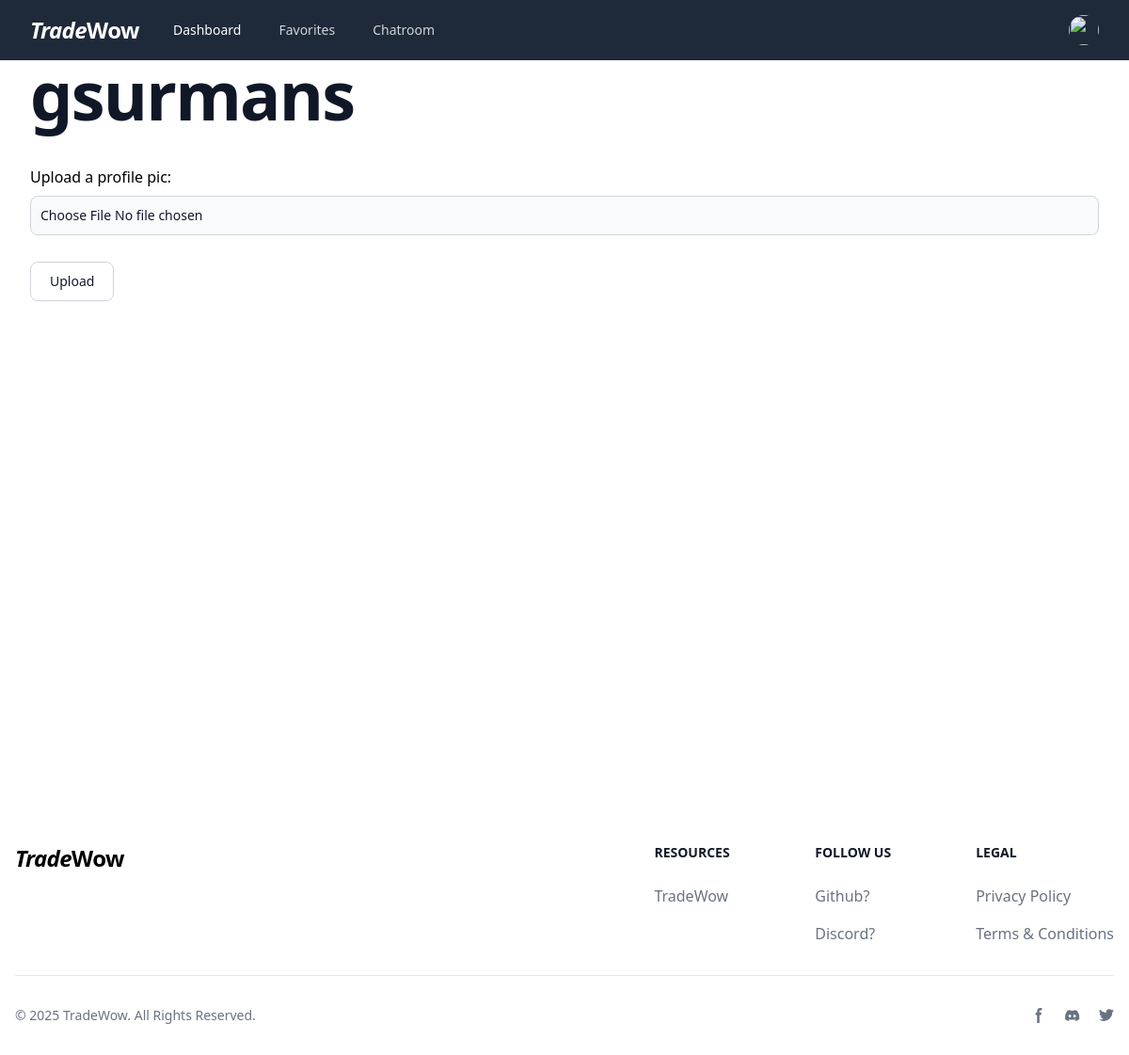
The app's page /profile (signed in), older data.
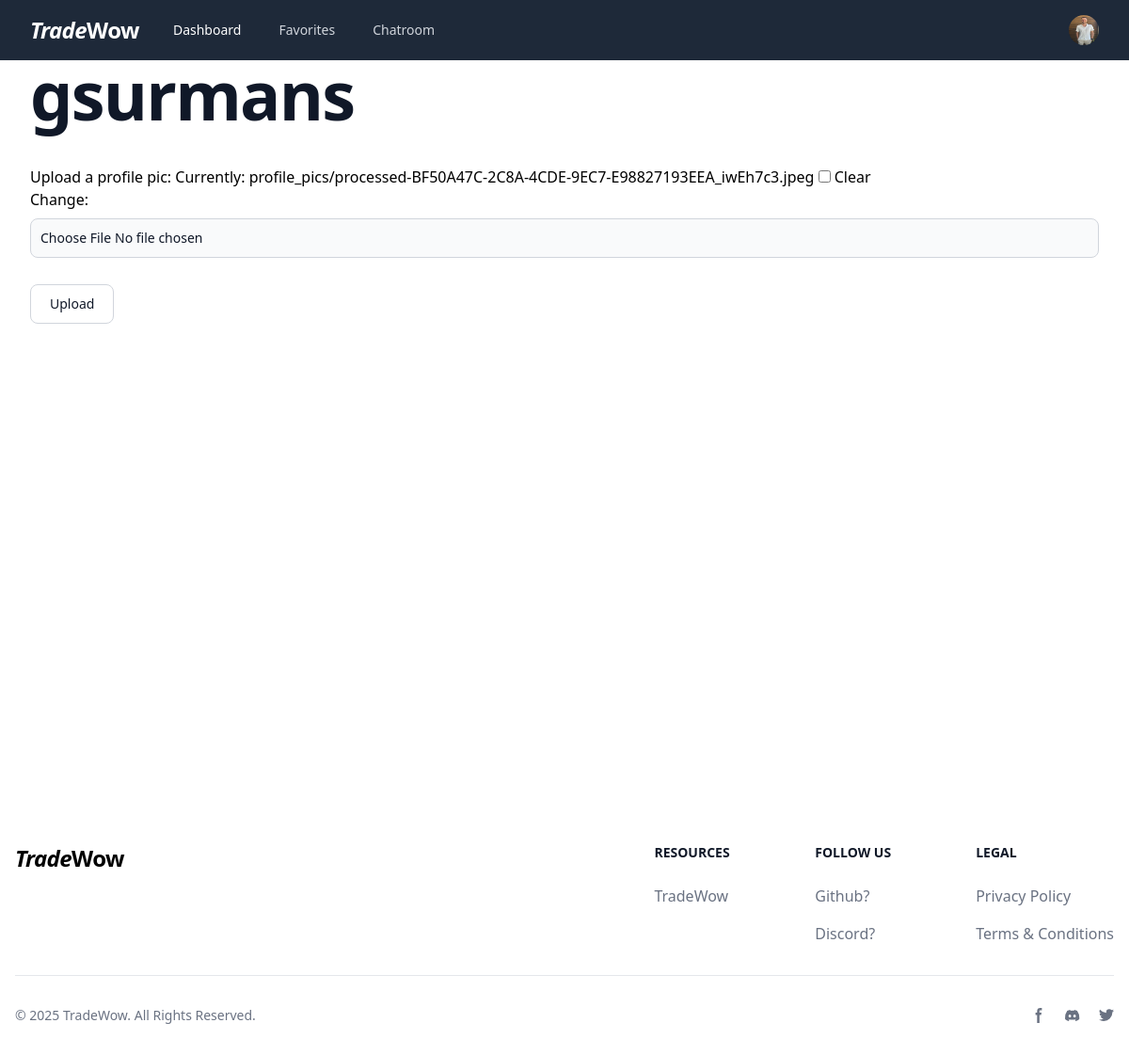
The same page, newer data.
### marketing/models.py (models this page shows)
class User(AbstractUser):
    email = models.EmailField(unique=True)
    profile_image = models.ImageField(upload_to='profile_pics/', blank=True, null=True)

### marketing/views.py (the view)
# urls.py: path("profile", views.profile, name="profile"),
@login_required
def profile(request):
    user = request.user
    old_file = user.profile_image
    if request.method == "POST":
        form = UploadPic(request.POST, request.FILES, instance=request.user)
        if form.is_valid():
            form.save()
            if old_file and old_file != user.profile_image:
                old_file.delete(save=False)
            return HttpResponseRedirect(reverse("profile"))
    else:
        form = UploadPic(instance=request.user)
    return render(request, "profile.html", {'form': form})

### marketing/forms.py
class UploadPic(forms.ModelForm):
    class Meta:
        model = User
        fields = ['profile_image']
        widgets = {
            'profile_image': forms.ClearableFileInput(attrs={'class': 'form_input'})
        }

### marketing/templates/profile.html (shortened to what this page needs)
{% extends "layout.html" %}
{% load static %}
{% block body %}
<h1 class="text-5xl font-semibold tracking-tight text-balance text-gray-900 sm:text-7xl">{{ user }}</h1>
<form action="{% url 'profile' %}" enctype="multipart/form-data" method="post">
            <div class="mt-10">
                <label for="{{ form.file.id_for_label }}">Upload a profile pic:</label>
                {{ form.profile_image }}
            </div>
            <input class="mt-5 text-gray-900 bg-white border border-gray-300 focus:outline-none hover:bg-gray-100 focus:ring-4 focus:ring-gray-100 font-medium rounded-lg text-sm px-5 py-2.5 me-2 mb-2 dark:bg-gray-800 dark:text-white dark:border-gray-600 dark:hover:bg-gray-700 dark:hover:border-gray-600 dark:focus:ring-gray-700" type="submit" value="Upload">
        </form>
{% endblock %}

### marketing/templates/layout.html (shortened to what this page needs)
{% load static %}
<!DOCTYPE html>
<html>
    <head>
        <link href="{% static 'css/output.css' %}" rel="stylesheet">
    </head>
    <body>
        <nav class="relative z-50 bg-gray-800">
            <div class="mx-auto max-w-7xl px-2 sm:px-6 lg:px-8">
              <div class="relative flex h-16 items-center justify-between">
                <div class="flex flex-1 items-center justify-center sm:items-stretch sm:justify-start">
                    <div class="flex shrink-0 items-center">
                        {% if user.is_authenticated %}
                          <a href="{% url 'dashboard' %}" class="text-white font-semibold tracking-tight text-balance text-xl sm:text-2xl"><i>Trade</i>Wow</a>
                        {% else %}
                          <a href="{% url 'index' %}" class="text-white font-semibold tracking-tight text-balance text-xl sm:text-2xl"><i>Trade</i>Wow</a>
                        {% endif %}
                    </div>
                  <div class="hidden sm:ml-6 sm:block">
                    {% if user.is_authenticated %}
                        <div class="flex space-x-4">
                        <a href="{% url 'dashboard' %}" class="{% if request.path == '/dashboard' %}bg-gray-900{% endif %} rounded-md px-3 py-2 text-sm font-medium text-white">Dashboard</a>
                        <a href="{% url 'favorites' %}" class="{% if request.path == '/favorites' %}bg-gray-900{% endif %} rounded-md px-3 py-2 text-sm font-medium text-gray-300 hover:bg-gray-700 hover:text-white">Favorites</a>
                        <a href="{% url 'chatroom' %}" class="{% if request.path == '/chatroom' %}bg-gray-900{% endif %} rounded-md px-3 py-2 text-sm font-medium text-gray-300 hover:bg-gray-700 hover:text-white">Chatroom</a>
                        </div>
                    {% endif %}
                  </div>
                </div>
                {% if user.is_authenticated %}
                    <div class="relative ml-3">
                        <div>
                        <button type="button" id="profile_icon" class="relative flex rounded-full bg-gray-800 text-sm focus:ring-2 focus:ring-white focus:ring-offset-2 focus:ring-offset-gray-800 focus:outline-hidden" id="user-menu-button" aria-expanded="false" aria-haspopup="true">
                            <span class="absolute -inset-1.5"></span>
                            {% if user.profile_image %}
                            <img class="size-8 rounded-full" src="{{ user.profile_image.url }}" alt="Your profile image" />
                            {% else %}
                            <img class="size-8 rounded-full" src="https://images.unsplash.com/photo-1507146426996-ef05306b995a?fm=jpg&q=60&w=3000&ixlib=rb-4.1.0&ixid=M3wxMjA3fDB8MHxzZWFyY2h8Mnx8cHVwcHl8ZW58MHx8MHx8fDA%3D" alt="">
                            {% endif %}
                        </button>
                        </div>
                    </div>
                {% else %}
                    <a href="{% url 'login' %}" class="{% if request.path == '/login' %}bg-gray-900{% endif %} rounded-md px-3 py-2 text-sm font-medium text-white" aria-current="page">Login</a>
                {% endif %}
                </div>
              </div>
          </nav>
        <div class="mx-auto max-w-7xl px-2 sm:px-6 lg:px-8 min-h-screen">
            {% block body %}
            {% endblock %}
        </div>
        <footer class="bg-white dark:bg-gray-900">
            <div class="mx-auto w-full max-w-screen-xl p-4 py-6 lg:py-8">
                <div class="md:flex md:justify-between">
                  <div class="mb-6 md:mb-0">
                      <a href="{% url 'index' %}" class="text-black font-semibold tracking-tight text-balance text-xl sm:text-2xl"><i>Trade</i>Wow</a>
                  </div>
                  <div class="grid grid-cols-2 gap-8 sm:gap-6 sm:grid-cols-3">
                      <div>
                          <h2 class="mb-6 text-sm font-semibold text-gray-900 uppercase dark:text-white">Resources</h2>
                          <ul class="text-gray-500 dark:text-gray-400 font-small">
                              <li class="mb-4">
                                  <a href="#" class="hover:underline">TradeWow</a>
                              </li>
                          </ul>
                      </div>
                      <div>
                          <h2 class="mb-6 text-sm font-semibold text-gray-900 uppercase dark:text-white">Follow us</h2>
                          <ul class="text-gray-500 dark:text-gray-400 font-small">
                              <li class="mb-4">
                                  <a href="#" class="hover:underline ">Github?</a>
                              </li>
                              <li>
                                  <a href="#" class="hover:underline">Discord?</a>
                              </li>
                          </ul>
                      </div>
                      <div>
                          <h2 class="mb-6 text-sm font-semibold text-gray-900 uppercase dark:text-white">Legal</h2>
                          <ul class="text-gray-500 dark:text-gray-400 font-small">
                              <li class="mb-4">
                                  <a href="#" class="hover:underline">Privacy Policy</a>
                              </li>
                              <li>
                                  <a href="#" class="hover:underline">Terms &amp; Conditions</a>
                              </li>
                          </ul>
                      </div>
                  </div>
              </div>
              <hr class="my-6 border-gray-200 sm:mx-auto dark:border-gray-700 lg:my-8" />
              <div class="sm:flex sm:items-center sm:justify-between">
                  <span class="text-sm text-gray-500 sm:text-center dark:text-gray-400">© 2025 <a href="" class="hover:underline">TradeWow</a>. All Rights Reserved.
                  </span>
                  <div class="flex mt-4 sm:justify-center sm:mt-0">
                      <a href="#" class="text-gray-500 hover:text-gray-900 dark:hover:text-white">
                          <svg class="w-4 h-4" aria-hidden="true" fill="currentColor" viewBox="0 0 8 19">
                                <path fill-rule="evenodd" d="M6.135 3H8V0H6.135a4.147 4.147 0 0 0-4.142 4.142V6H0v3h2v9.938h3V9h2.021l.592-3H5V3.591A.6.6 0 0 1 5.592 3h.543Z" clip-rule="evenodd"/>
                          </svg>
                      </a>
                      <a href="#" class="text-gray-500 hover:text-gray-900 dark:hover:text-white ms-5">
                      </a>
                      <a href="#" class="text-gray-500 hover:text-gray-900 dark:hover:text-white ms-5">
                      </a>
                  </div>
              </div>
            </div>
        </footer>
    </body>
</html>

Row changes from the older to the newer data that the page shows:
changed User "gsurmans": profile_image: picture added
Text that changed along with them:
form field profile_image: (not shown) → "☐"
text now shown: "Currently: profile_pics/processed-BF50A47C-2C8A-4CDE-9EC7-E98827193EEA_iwEh7c3.jpeg Clear Change:"
